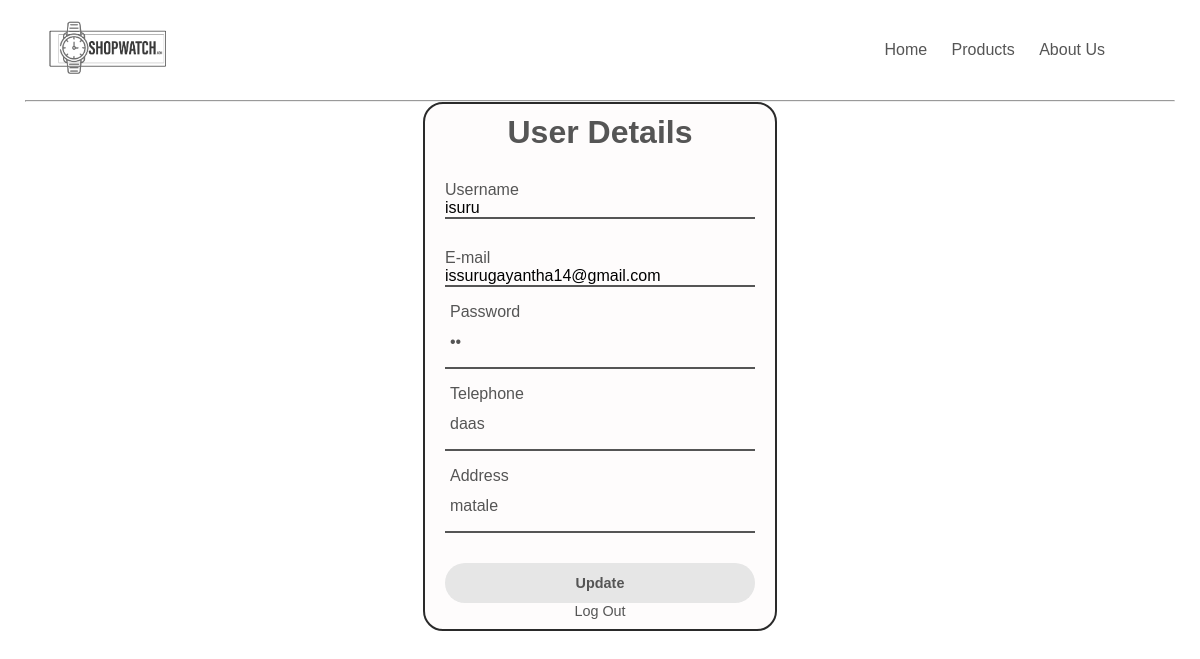
Page /Website/cus_area/user_info.php (signed in) on the committed database.
### tables this page shows
CREATE TABLE `users` (
  `userId` int(11) NOT NULL,
  `name` varchar(255) NOT NULL,
  `email` varchar(255) NOT NULL,
  `password` varchar(25) NOT NULL,
  `userIP` varchar(255) NOT NULL,
  `address` varchar(255) NOT NULL,
  `telephone` varchar(255) NOT NULL
);

### Website/cus_area/user_info.php (the view, shortened to what this page needs)
<?php
include "db_conn.php";
?>
<!DOCTYPE html>
<html lang="en">
<head>
    <link rel="stylesheet" href="../CSS/userInfo.css">
</head>
<body>
    <div class="header">
        <div class="container">
            <div class="navbar">
                <div class="logo">
                    <a href="index.html"><img src="../images/logo.png" width="125px" alt=""></a>
                </div>
                <nav>
                    <ul>
                        <li><a href="../index.html">Home</a></li>
                        <li><a href="../products.php">Products</a></li>
                        <li><a href="../index.html#About-us">About Us</a></li>
                    </ul>
                </nav>
                <a href="../cart.php">
                </a>
                <a href="../login.html">
                </a>
            </div>
            <hr>
        </div>
    </div>
    <section>
        <div class="form-box">
            <div class="form-value">
                <form action="" method="post">
                    <?php
                    if (isset($_SESSION['u_email'])) {
                        $email = $_SESSION['u_email'];
                        $sql = "SELECT *  FROM users where email = '$email'";
                        $res = mysqli_query($conn, $sql);
                        if (mysqli_num_rows($res) > 0) {
                            while ($dbData = mysqli_fetch_assoc($res)) {
                                $name = $dbData['name'];
                                $address = $dbData['address'];
                                $password = $dbData['password'];
                                $tel = $dbData['telephone']; ?>
                                <h2>User Details</h2>
                                <form method="post" action ="user_info.php">
                                    <div class="inputbox">
                                    <?php echo "<p>Username</p>" . $name ?>
                                </div>
                                <div class="inputbox">
                                    <?php echo "<p>E-mail</p>" . $email ?>
                                </div>
                                <div class="inputbox">
                                    <input type="password" id="password" name="pass" value="<?php echo $password ?>" required>
                                    <label for="password"><p>Password</p>
                                    </label>
                                </div>
                                <div class="inputbox">
                                    <input type="tel" id="tel" name=telephone
                                    <?php if ($tel === "") { ?>
                                        value = "";
                                    <?php } else { ?>
                                        value= '<?php echo $tel ?>';
                                    <?php } ?>
                                    required>
                                    <label for="telephone">Telephone
                                    </label>
                                </div>
                                <div class="inputbox">
                                    <input type="text" id = address name = address <?php if ($address === "") { ?>
                                        placeholer='Enter the email'
                                    <?php } else { ?>
                                        value = '<?php echo $address; ?>'
                                    <?php } ?>
                                    required>
                                    <label for=address>Address
                                    </label>
                                </div>
                                    <div class="register">
                                        <button name = update><p>Update<br></button> <a href="logout.php">Log Out</a></p>
                                    </div>
                                </form>
                            <?php }
                        }
                    } else {
                        header("Location:../login.html");
                    }
                    ?>
                </form>
            </div>
        </div>
    </section>
</body>
</html>

### Website/CSS/userInfo.css (style rules this page uses)
* { margin: 0; padding: 0; box-sizing: border-box; }
body { font-family: 'Poppins', sans-serif; background-image: url(..//Images/log-in-background-9.png); background-repeat: no-repeat; background-attachment: fixed; background-size: 100%; }
.navbar { display: flex; align-items: center; padding: 20px; }
.navbar img { transition: transform 0.3s; margin-right: 15px; filter: grayscale(100%); }
nav { flex: 1; text-align: right; }
nav ul { display: inline-block; list-style-type: none; }
nav ul li { align-content: center; display: inline-block; margin-right: 20px; }
a { text-decoration: none; color: #555; }
nav ul li a { text-decoration: none; color: #555; }
.container { max-width: 1300px; margin: auto; padding-left: 25px; padding-right: 25px; }
section { display: flex; justify-content: center; align-items: center; min-height: 400px; width: 100%; }
.form-box { position: relative; width: fit-content; background: #e5caca0e; backdrop-filter: blur(5px); border: 2px solid rgb(42, 42, 42); border-radius: 20px; display: flex; justify-content: center; padding: 10px 20px 0px 20px; }
h2 { font-size: 2em; color: #555; text-align: center; }
.inputbox { display: flex; flex-direction: column; position: relative; margin: 30px 0; width: 310px; border-bottom: 2px solid #555; }
.inputbox p { text-align: left; justify-content: center; color: #555; }
.inputbox label { position: absolute; top: 50%; left: 5px; transform: translateY(-50%); color: #555; font-size: 1em; pointer-events: none; transition: 0.5s; }
input:focus~label, input:valid~label { top: -5px; }
.inputbox input { width: 100%; height: 50px; background: transparent; border: none; outline: none; font-size: 1em; padding: 0 35px 0 5px; color: #555; }
button { width: 100%; height: 40px; border-radius: 40px; background: #e6e6e6; border: none; outline: none; cursor: pointer; font-size: 1em; font-weight: 600; transition: 0.5s; }
.register { font-size: .9em; color: #555; text-align: center; margin: 25px 0 10px; }
.register p { color: #555; }
hr { width: autp; margin: 0 auto; }
p { color: #555; text-align: center; }

### rows in the picture
users: name "isuru", telephone "daas", address "matale"
